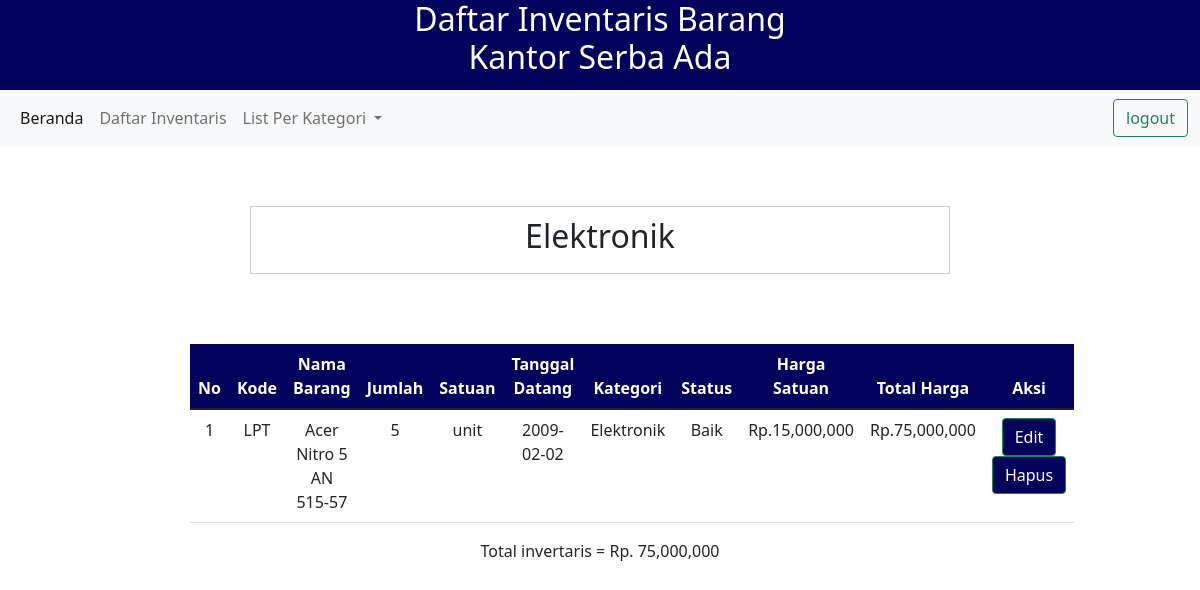
The page /elektronik.php (signed in) on the database its author committed.
### tables this page shows
CREATE TABLE `inventaris` (
  `kode_barang` varchar(10) NOT NULL,
  `nama_barang` varchar(30) DEFAULT NULL,
  `jumlah` int(11) DEFAULT NULL,
  `satuan` varchar(15) DEFAULT NULL,
  `tgl_datang` date DEFAULT NULL,
  `kategori` varchar(20) DEFAULT NULL,
  `status_barang` varchar(20) DEFAULT NULL,
  `harga` int(20) DEFAULT NULL
);

### elektronik.php (the view, shortened to what this page needs)
<!DOCTYPE html>
<html lang="en">
    <?php
    include 'db.php';
    ?>
<head>
    <link rel="stylesheet" href="dashboard.css" type="text/css">
<link href="https://cdn.jsdelivr.net/npm/bootstrap@5.1.3/dist/css/bootstrap.min.css" rel="stylesheet">
</head>
<body>
    <div class="header">
        <h1>Daftar Inventaris Barang <br>Kantor Serba Ada</h1>
    </div>
    <nav class="navbar navbar-expand-lg navbar-light bg-light">
            <div class="container-fluid">
              <div class="collapse navbar-collapse" id="navbarSupportedContent">
                <ul class="navbar-nav me-auto mb-2 mb-lg-0">
                  <li class="nav-item">
                    <a class="nav-link active" aria-current="page" href="dashboard.php">Beranda</a>
                  </li>
                  <li class="nav-item">
                    <a class="nav-link" href="daftar.php">Daftar Inventaris</a>
                  </li>
                  <li class="nav-item dropdown">
                    <a class="nav-link dropdown-toggle" href="#" id="navbarDropdown" role="button" data-bs-toggle="dropdown" aria-expanded="false">
                      List Per Kategori
                    </a>
                  </li>
                </ul>
                <a href="logout.php">  <button class="btn btn-outline-success " type="submit">logout</button> </a>
              </div>
            </div>
          </nav>
          <div class="box">
<h2 style="text-align: center;">Elektronik </h2>
</div>
<div class="tabel1">
        <table class="table table-hover">
        <thead style="background-color: rgb(2, 2, 92);">
        <tr style="color: white;">
            <th scope="col">No</th>
            <th scope="col">Kode</th>
            <th scope="col">Nama Barang</th>
            <th scope="col">Jumlah </th>
            <th scope="col">Satuan</th>
            <th scope="col">Tanggal Datang</th>
            <th scope="col">Kategori</th>
            <th scope="col">Status</th>
            <th scope="col">Harga Satuan</th>
            <th scope="col">Total Harga</th>
            <th scope="col">Aksi</th>
            </tr>
        </thead>
        <tbody>
        <?php
$i=1;
$tes = mysqli_query($conn, "SELECT * FROM inventaris where kategori = 'Elektronik'");
if(mysqli_num_rows($tes) > 0){
    while($p = $tes->fetch_object()){
?>
<tr>
    <td> <?php echo $i; ?> </td>
    <td> <?= $p -> kode_barang ?> </td>
    <td> <?= $p -> nama_barang ?> </td>
    <td> <?= $p -> jumlah ?> </td>
    <td> <?= $p -> satuan ?> </td>
    <td> <?= $p -> tgl_datang ?> </td>
    <td> <?= $p -> kategori ?> </td>
    <td> <?= $p -> status_barang ?> </td>
    <td> Rp.<?php echo number_format($p -> harga) ?> </td>
    <td> Rp.<?php echo number_format($p -> harga * $p -> jumlah) ?> </td>
    <td> <a href="update.php?kode_barang=<?= $p->kode_barang ?> ">  <button class="btn btn-outline-success" style="background-color:  rgb(2, 2, 92); color :white" type="submit">Edit</button> </a>
    <a href="delete.php?kode_barang=<?= $p->kode_barang ?>  "> <button class="btn btn-outline-success" style="background-color:  rgb(2, 2, 92);color :white" type="submit">Hapus</button> </a></td>
    <?php $i++;
    $tot= $tot + $p -> harga * $p -> jumlah;
    ?>
</tr>
<?php
    }
}
    ?>
        </tbody>
        </table>
        <?php echo 'Total invertaris = Rp. ';echo number_format($tot) ; ?>
</div>
</body>
</html>

### dashboard.css (style rules this page uses)
.header h1 { text-align: center; font-size: 2em; color: white; }
.header { background-color: rgb(2, 2, 92); top: 0cm; bottom: 0cm; padding-bottom: 5px; }
.navbar { top: 0cm; }
.box { margin: 60px auto; width: 700px; padding: 10px; border: 1px solid #ccc; background: white#191919; ; }
.tabel1 { margin: 50px auto; width: 70%; padding: 10px; text-align: center; transition: 0.25s; }

### rows shown on the page
inventaris: kode_barang "LPT", nama_barang "Acer Nitro 5 AN 515-57", jumlah "5", satuan "unit", tgl_datang "2009-02-02", kategori "Elektronik", status_barang "Baik", harga "15,000,000", $p -> harga * $p -> jumlah "75,000,000"

### other values the page prints
$tot "75,000,000"
